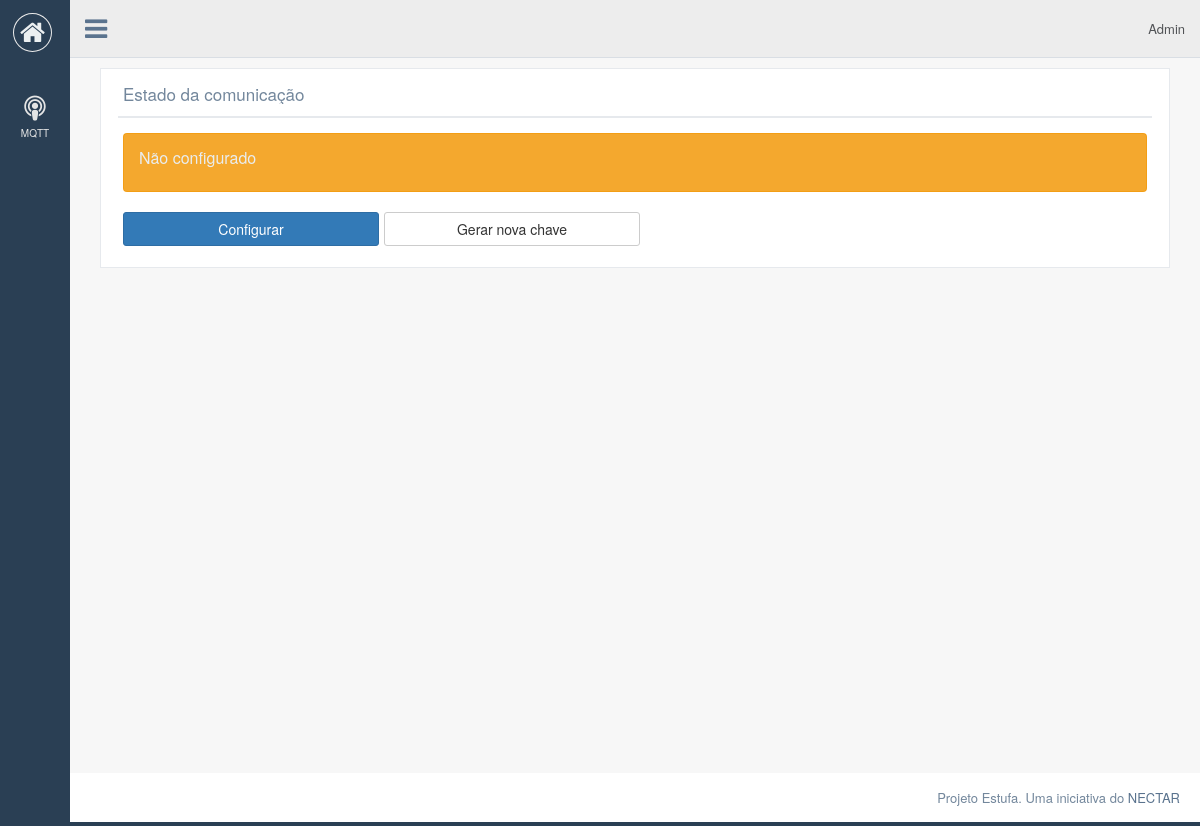
The page /mqtt (signed in) on the database as committed earlier.
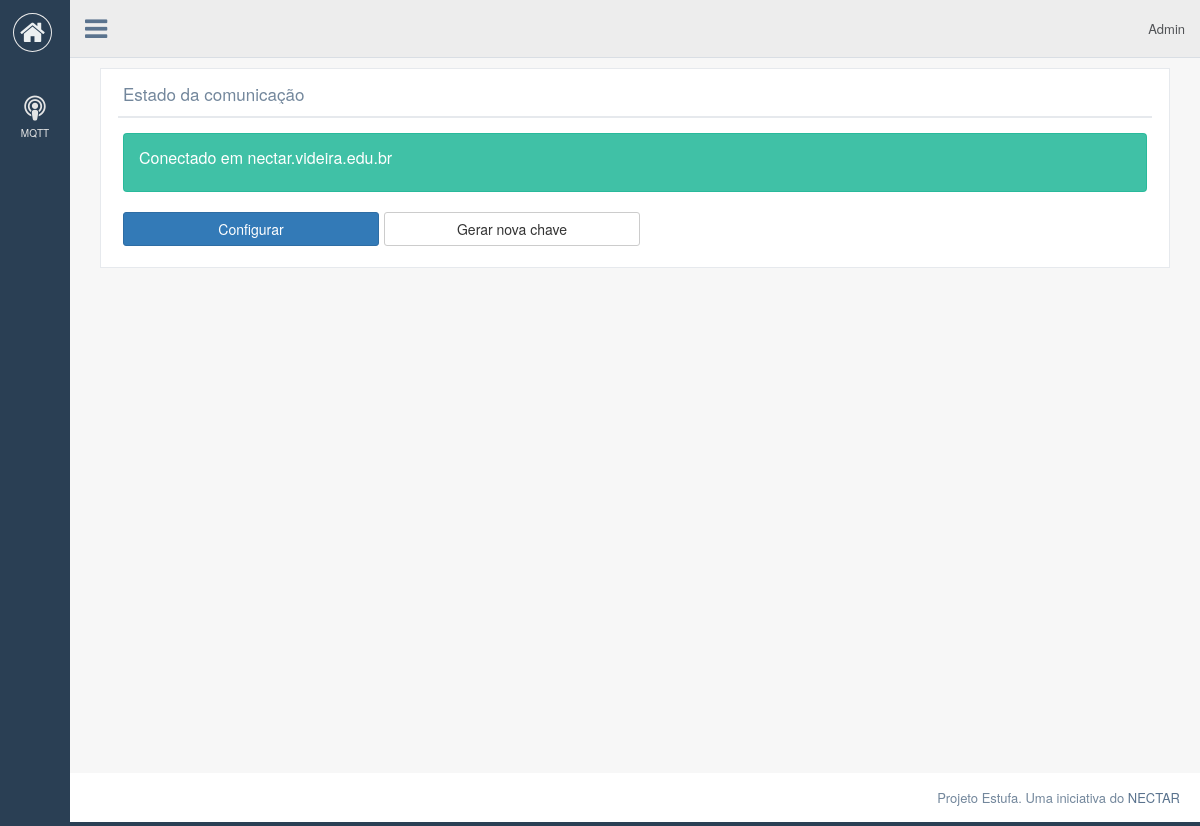
The same page on the database as committed later.
### central/models.py (models this page shows)
class Mqtt(models.Model):
    STATUS = (
        (0, 'Não configurado'),
        (1, 'Funcionando'),
        (2, 'Falha na comunicação'),
        (3, 'Erro'),
    )
    id =  models.AutoField(primary_key=True)
    status = models.IntegerField('Estado da comunicação', default=0, choices=STATUS)
    descricao = models.CharField('Descrição', null=True, blank=True, max_length=255)
    servidor = models.CharField('Endereço do servidor', null=True, blank=True, max_length=255)
    class Meta:
        verbose_name = 'Configurações da comunicação MQTT'

### central/views.py (the view)
# urls.py: url(r'^mqtt', views.mqtt_view),
@login_required(login_url='/login')
def mqtt_view(request):
    m = models.Mqtt.objects.all().first()
    return render(request, 'central/mqtt.html', {
        'mqtt_descricao': m.descricao,
        'mqtt_status': m.status,
        'mqtt_servidor': m.servidor
    })

### central/templates/central/mqtt.html (shortened to what this page needs)
{% extends 'central/base.html' %} {% block content %}
<div class="col-lg-12 col-md-12 col-sm-12 col-xs-12" id="mqtt-status">
    <div class="x_panel">
        <div class="x_title">
            <h2>Estado da <div class="visible-xs-block" style="line-height: 0.1;"> </br></div>comunicação</h2>
            <div class="clearfix"></div>
        </div>
        <div class="x_content">
            {% if mqtt_status == 0 %}
            <div class="alert alert-warning" role="contentinfo">
                <h4 id="mqtt-estado">Não configurado</h4>
            </div>
            {% elif mqtt_status == 1 %}
            <div class="alert alert-success" role="contentinfo">
                <h4 id="mqtt-estado">Conectado em {{ mqtt_servidor }}</h4>
            </div>
            {% elif mqtt_status == 2 or mqtt_status == 3 %}
            <div class="alert alert-danger" role="contentinfo">
                <h4 id="mqtt-estado">Falha na comunicação</h4>
            </div>
            {% endif %}
            <button class="btn btn-primary col-lg-3 col-md-3 col-sm-3 col-xs-12" data-toggle="modal" data-target=".md-mqtt" autofocus tabindex="1">Configurar</button>
            <button class="btn btn-default col-lg-3 col-md-3 col-sm-3 col-xs-12" type="button" data-href="#" data-toggle="modal" data-target="#confirm-new-key">Gerar nova chave</button>
        </div>
    </div>
</div>
{% endblock content %}

### central/templates/central/base.html (shortened to what this page needs)
{% load staticfiles %}
<!DOCTYPE html>
<html lang="pt-br">
<head>
    <link href="https://maxcdn.bootstrapcdn.com/bootstrap/3.3.7/css/bootstrap.min.css" rel="stylesheet">
    <link href="https://maxcdn.bootstrapcdn.com/font-awesome/4.7.0/css/font-awesome.min.css" rel="stylesheet">
    <link href="https://cdnjs.cloudflare.com/ajax/libs/nprogress/0.2.0/nprogress.min.css" rel="stylesheet">
    <link href="{% static 'gentelella/css/custom.min.css' %}" rel="stylesheet">
</head>
<body class="nav-md">
    <div class="container body">
        <div class="main_container">
            <div class="col-md-3 left_col">
                <div class="left_col scroll-view">
                    <div class="navbar nav_title" style="border: 0;">
                        <a href="/" class="site_title" tabindex="0"><i class="fa fa-home"></i> <span>Home</span></a>
                    </div>
                    <br />
                    <div id="sidebar-menu2" class="main_menu_side hidden-print main_menu">
                        <div class="menu_section">
                            <ul class="nav side-menu">
                                <li><a href="/mqtt" tabindex="0"><i class="fa fa-podcast" aria-hidden="true"></i> MQTT </a>
                                </li>
                            </ul>
                        </div>
                    </div>
                </div>
            </div>
            <div class="top_nav">
                <div class="nav_menu">
                    <nav role="navigation">
                        <div class="nav toggle">
                            <a id="menu_toggle"><i class="fa fa-bars"></i></a>
                        </div>
                        <ul class="nav navbar-nav navbar-right">
                            <li class="">
                                <a href="javascript:;" class="user-profile dropdown-toggle" data-toggle="dropdown" aria-expanded="false" tabindex="0">
                    <span> Admin </span>
                  </a>
                            </li>
                        </ul>
                    </nav>
                </div>
            </div>
            <div class="right_col" role="">
                <section role="main">
                    {% block content %} {% endblock %}
                </section>
            </div>
            <footer role="contentinfo">
                <div class="pull-right">
                    Projeto Estufa. Uma iniciativa do
                    <a target="_blank" href="http://nectar.videira.ifc.edu.br">NECTAR</a>
                </div>
                <div class="clearfix"></div>
            </footer>
        </div>
    </div>
</body>
</html>

Rows that differ between the two databases and show on the page:
now on this page (row edited): Mqtt: servidor "nectar.videira.edu.br"
Other text that changed with them:
text no longer shown: "Não configurado"
text now shown: "Conectado em"
